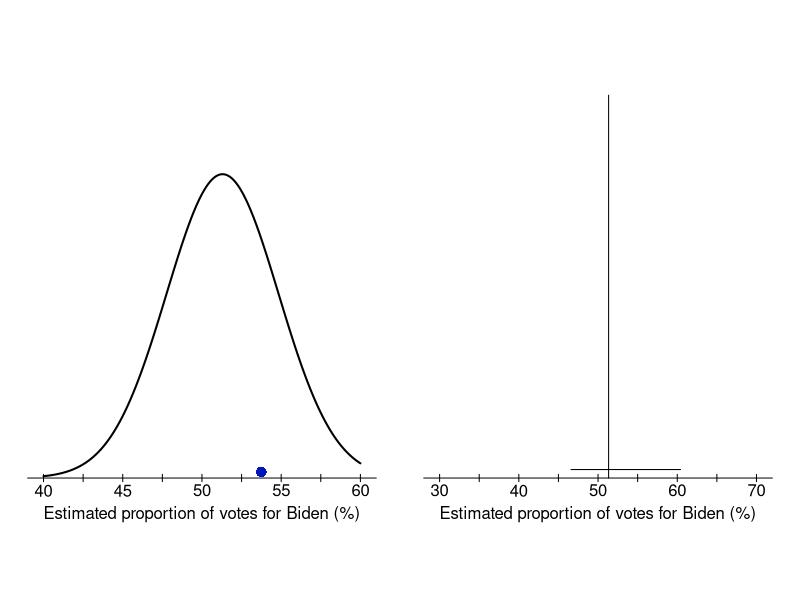
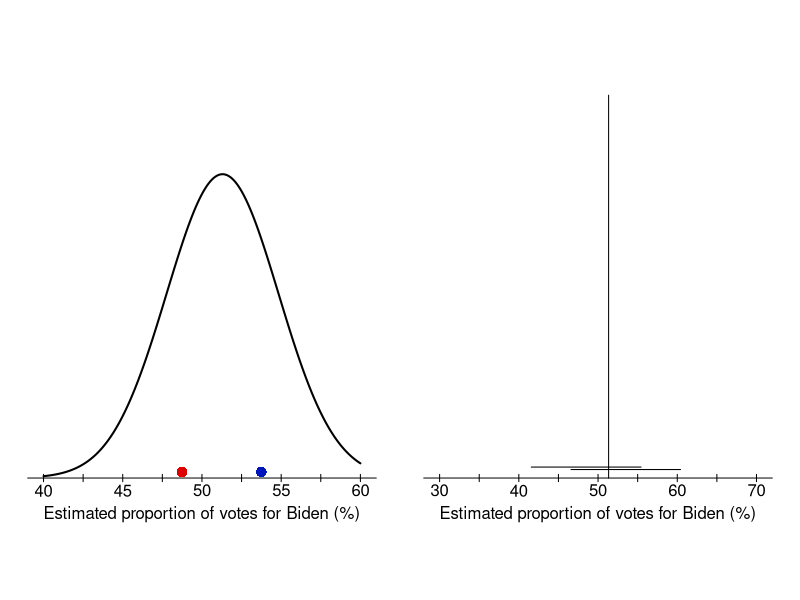
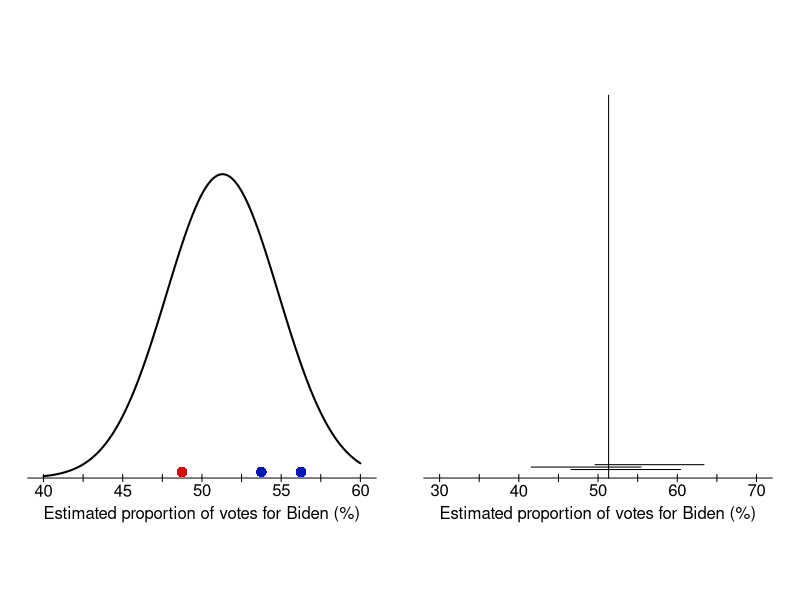
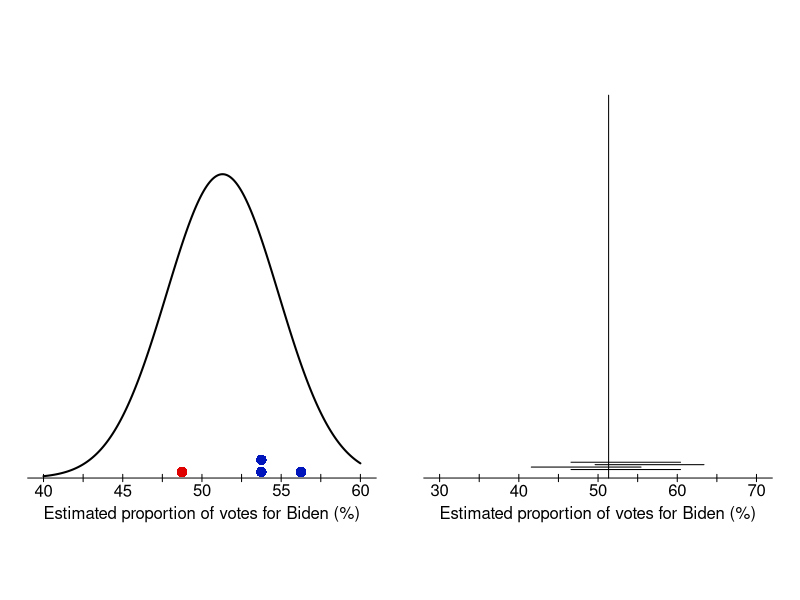
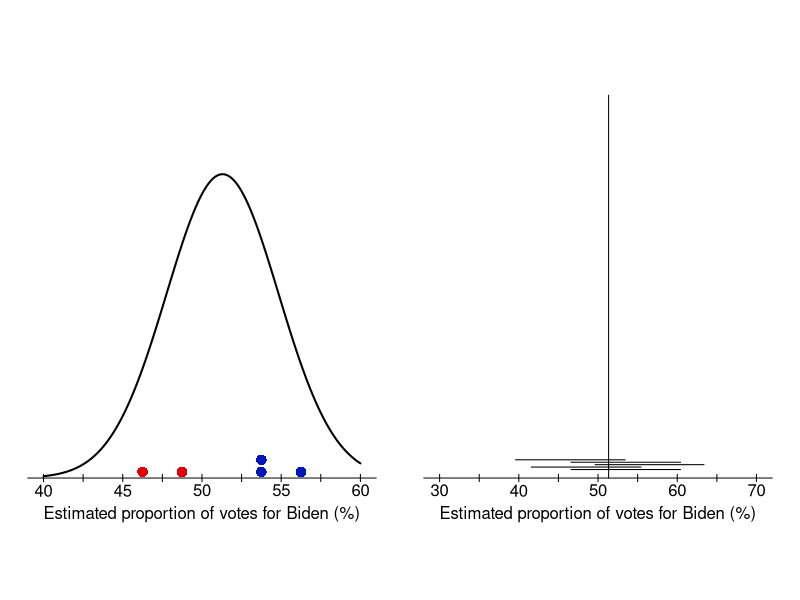
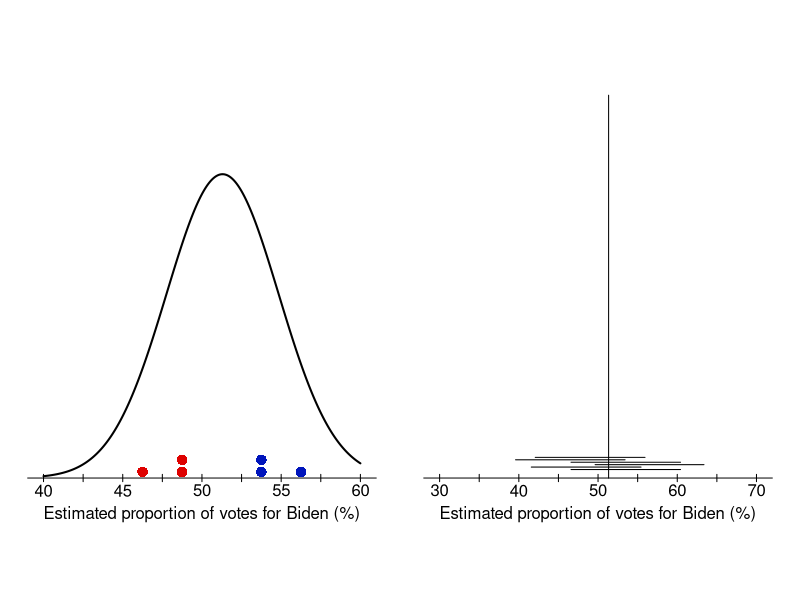
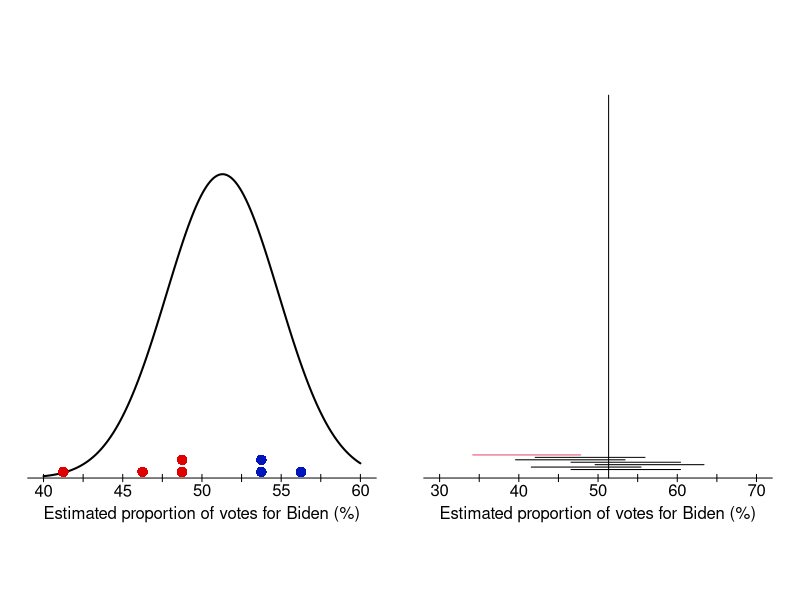
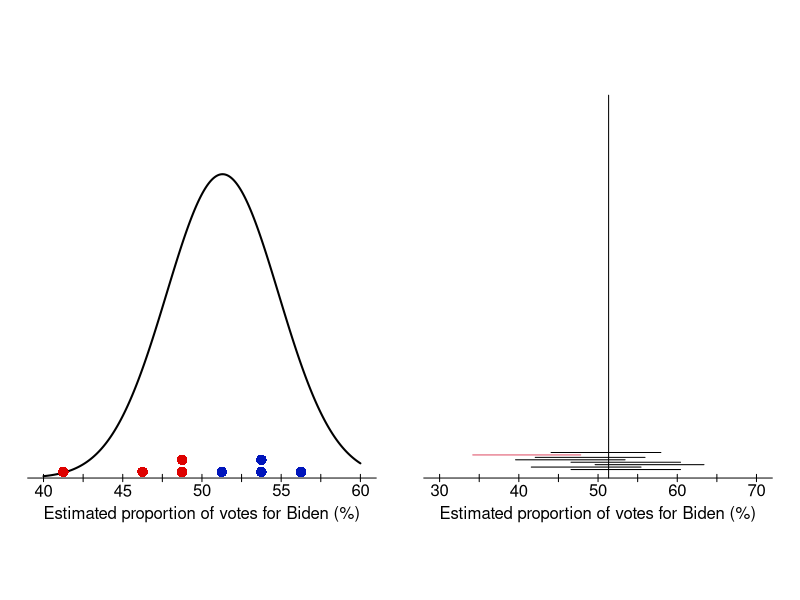

The R source for these figures, in order: (Note: this script raises an error after producing the figures.)
# trump draw sample and CI
cols = rev(c("grey50", "#de0100", "#0015bc"))

n1 = 30
n2 = 40
n = n1*n2
for_indep = 23
for_trump = 561
for_biden = 616





# library("gifski")
# png_path <- file.path(tempdir(), "frame%03d.png")
# png(png_path, units="px", width=1600*1.4, height=1600, res=300)
par(ask = FALSE, mar = c(3,0.75,0.75,0.75))
nb = 150

res = rep(NA, nb)
set.seed(17)
for (iter in 1:nb){
  Sys.sleep(.3)
  plot(NA, xlim = c(0, 90), ylim = c(0, 40), ann = FALSE, axes = FALSE)

  my_sample = sample(1:n) - 1

  res[iter] = mean(my_sample[1:200] <= for_biden)

  lines(c(43, 87) - 45, c(10,10) - 6.5)
  lines(c(45,45) - 45, c(9.7, 10.3)- 6.5)
  lines(c(50,50) - 45, c(9.7, 10.3)- 6.5)
  lines(c(55,55) - 45, c(9.7, 10.3)- 6.5)
  lines(c(60,60) - 45, c(9.7, 10.3)- 6.5)
  lines(c(65,65) - 45, c(9.7, 10.3)- 6.5)
  lines(c(70,70) - 45, c(9.7, 10.3)- 6.5)
  lines(c(75,75) - 45, c(9.7, 10.3)- 6.5)
  lines(c(80,80) - 45, c(9.7, 10.3)- 6.5)
  lines(c(85,85) - 45, c(9.7, 10.3)- 6.5)

  text(45 - 45, 9 - 6.5, "40")
  text(55 - 45, 9 - 6.5, "45")
  text(65 - 45, 9 - 6.5, "50")
  text(75 - 45, 9 - 6.5, "55")
  text(85 - 45, 9 - 6.5, "60")

  text(65 - 45, 0.5, "Estimated proportion of votes for Biden (%)")
  #for (myline in 1:18){
  #  lines(c(42.5,42.5) + 2.5*myline - 1.25, c(10, 30), col = "grey80")
  #}

  xx = seq(from = 40, 60, length.out = 1000)/100
  yy = dnorm(x = xx, mean = 0.513, sd = sqrt(0.513*(1-0.513)/200))/dnorm(x = 0.513, mean = 0.513, sd = sqrt(0.513*(1-0.513)/200))
  lines((xx/0.2 - 2)*40 + 45 - 45, 25*yy + 3.5, lwd = 2)
  tab = table(round(100*na.omit(res)/1.25)*1.25)

  for (i_res in 1:length(tab)){
    place = (as.numeric(names(tab[i_res])) - 40)/1.25
    nbb = as.numeric(tab[i_res])
    counter = 0
    for (inter_i in 1:nbb){
      if (place > 8){
        points(1.25 + 45 + 2.5*place - 2.5/2 - 45, 10 - 6.5 + inter_i - 0.5, cex = 1.4, pch = 16, col = cols[1])
      }else{
        if (place == 8){
          points(1.25 +45 + 2.5*place - 2.5/2 - 45, 10 - 6.5 + inter_i - 0.5, cex = 1.4, pch = 16, col = "purple2")
        }else{
          points(1.25 +45 + 2.5*place - 2.5/2 - 45, 10 - 6.5 + inter_i - 0.5, cex = 1.4, pch = 16, col = cols[2])
        }
      }
    }
  }


  lines(c(43, 87) + 5, c(10,10) - 6.5)
  lines(c(45,45) + 5, c(9.7, 10.3)- 6.5)
  lines(c(50,50) + 5, c(9.7, 10.3)- 6.5)
  lines(c(55,55) + 5, c(9.7, 10.3)- 6.5)
  lines(c(60,60) + 5, c(9.7, 10.3)- 6.5)
  lines(c(65,65) + 5, c(9.7, 10.3)- 6.5)
  lines(c(70,70) + 5, c(9.7, 10.3)- 6.5)
  lines(c(75,75) + 5, c(9.7, 10.3)- 6.5)
  lines(c(80,80) + 5, c(9.7, 10.3)- 6.5)
  lines(c(85,85) + 5, c(9.7, 10.3)- 6.5)

  text(45 + 5, 9 - 6.5, "30")
  text(55 + 5, 9 - 6.5, "40")
  text(65 + 5, 9 - 6.5, "50")
  text(75 + 5, 9 - 6.5, "60")
  text(85 + 5, 9 - 6.5, "70")

  text(65 + 5, 0.5, "Estimated proportion of votes for Biden (%)")
  lines(rep((0.513333 * 100 - 30) + 50, 2),  c(3.5, 35))
  for (kkk in 1:iter){
    inter = res[kkk]
    ci = inter + c(-1,1)*1.96*sqrt(inter*(1-inter)/200)
    if (ci[2] < 0.5133 || ci[1] > 0.5133){
      lines((ci * 100 - 30) + 50, c(kkk, kkk)/5 + 4, col = 2)
    }else{
      lines((ci * 100 - 30) + 50, c(kkk, kkk)/5 + 4, col = 1)
    }
  }
}


dev.off()


png_files <- sprintf(png_path, 1:nb)
gif_file <- tempfile(fileext = ".gif")
gifski(png_files, "GIF/sample_clt3.gif", delay = 0.1, loop = TRUE, progress = TRUE)
unlink(png_files)
utils::browseURL(gif_file)
